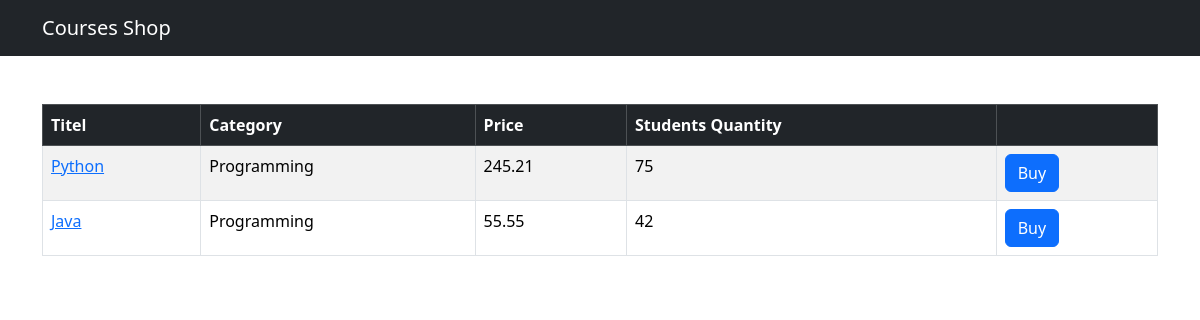
The app's page /shop/, older data.
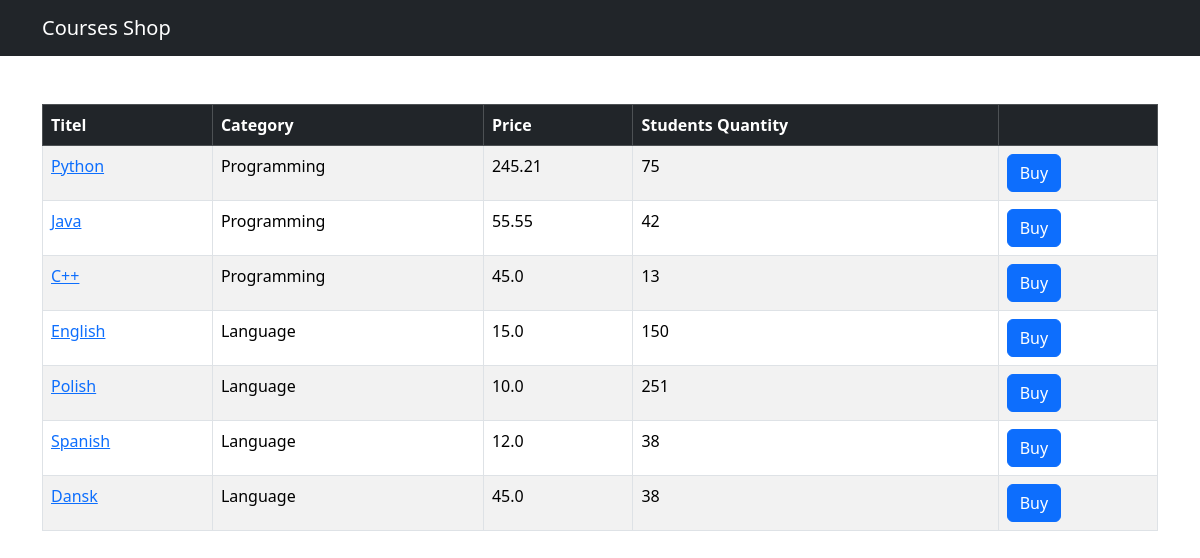
The same page, newer data.
### shop/models.py (models this page shows, shortened)
class Course(models.Model):
    titel = models.CharField(max_length=255)
    price = models.FloatField()
    students_qty = models.IntegerField()
    reviews_qty = models.IntegerField()
    category = models.ForeignKey(Category, on_delete=models.CASCADE)
    created_at = models.DateTimeField(default=timezone.now)

class Category(models.Model):
    titel = models.CharField(max_length=255)
    created_at = models.DateTimeField(default=timezone.now)
    def __str__(self) -> str:
        return self.titel

### shop/views.py (the view)
# urls.py: path('', views.index, name='index'),
def index(request):
    courses = Course.objects.all()
    return render(request, 'shop/courses.html', {'courses': courses})

### templates/shop/courses.html (shortened to what this page needs)
{% extends "base.html" %}
{% block content %}
<table class="table mt-5 table-bordered table-striped table-hover">
    <thead class="table-dark">
        <tr>
            <th>Titel</th>
            <th>Category</th>
            <th>Price</th>
            <th>Students Quantity</th>
            <th></th>
        </tr>
    </thead>
    <tbody>
        {% for course in courses %}
        <tr>
            <td><a href="{% url "shop:single_course" course.id %}">{{course.titel}}</a></td>
            <td>{{course.category}}</td>
            <td>{{course.price}}</td>
            <td>{{course.students_qty}}</td>
            <td><button class="btn btn-primary">Buy</button></td>
        </tr>
        {% endfor %}
    </tbody>
</table>
{% endblock content %}

### templates/base.html (shortened to what this page needs)
<!DOCTYPE html>
<html lang="en">
<head>
    <link href="https://cdn.jsdelivr.net/npm/bootstrap@5.3.2/dist/css/bootstrap.min.css" rel="stylesheet">
</head>
<body>
    <nav class="navbar navbar-dark bg-dark">
        <div class="container">
            <a href= {% url "shop:index" %} class="navbar-brand">Courses Shop</a>
        </div>
    </nav>
    <main class="container">
        {% block content %}
        {% endblock %}
    </main>
</body>
</html>

Row changes from the older to the newer data that the page shows:
added Course: titel "C++", category "Programming", price "45.0", students_qty "13"
added Course: titel "English", category "Language", price "15.0", students_qty "150"
added Course: titel "Polish", category "Language", price "10.0", students_qty "251"
added Course: titel "Spanish", category "Language", price "12.0", students_qty "38"
added Course: titel "Dansk", category "Language", price "45.0", students_qty "38"
